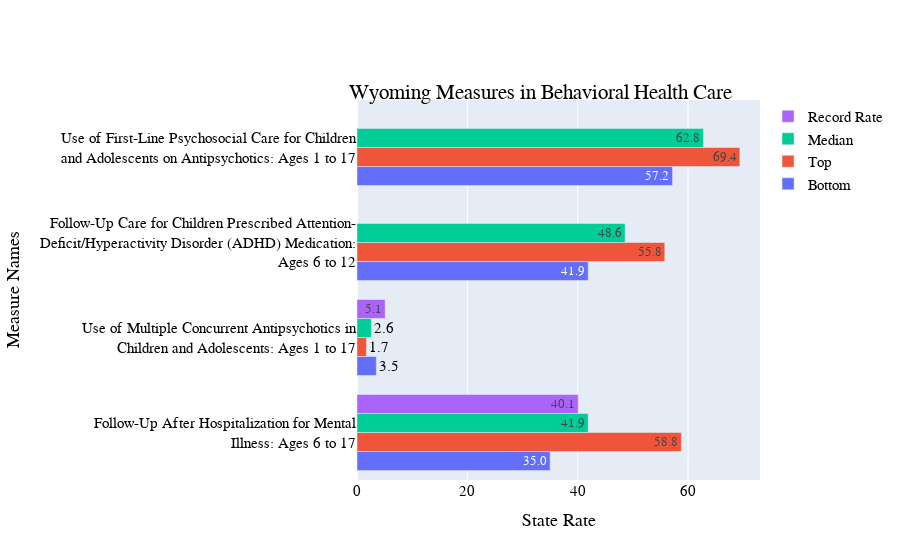
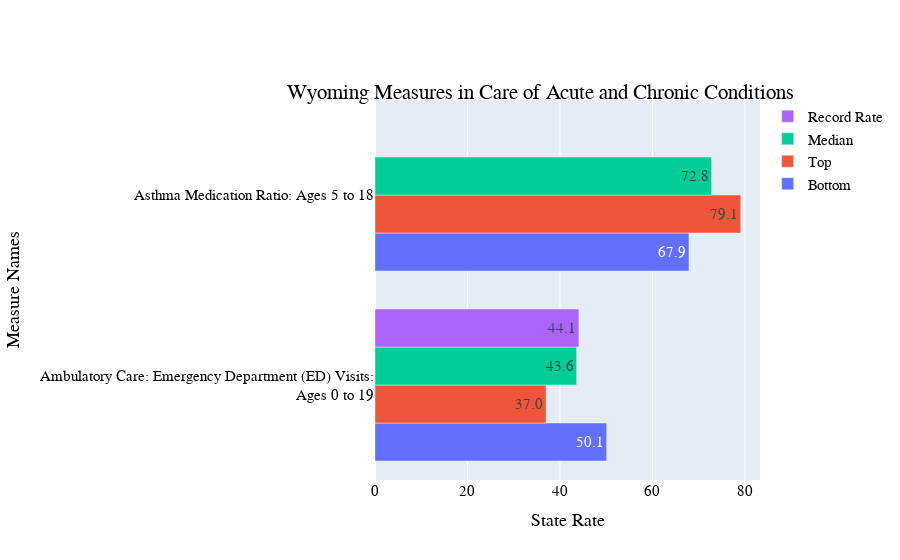
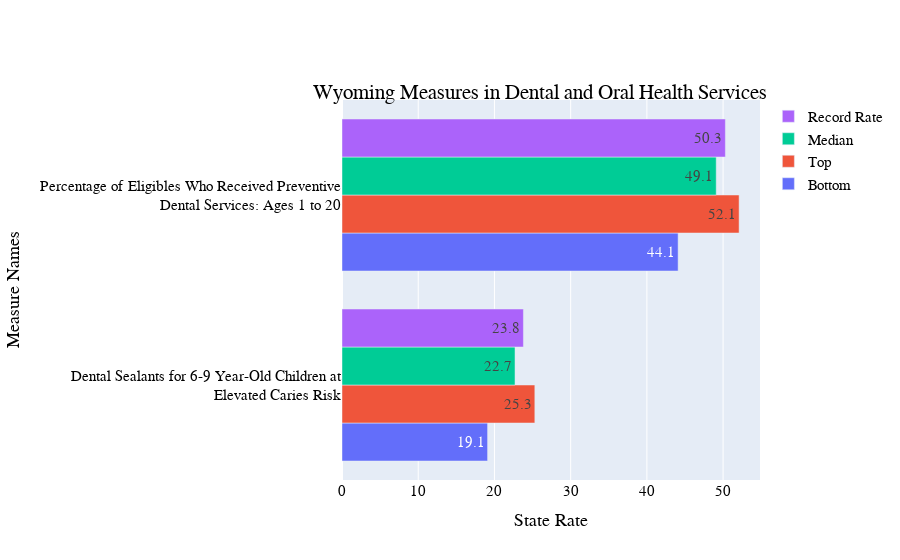
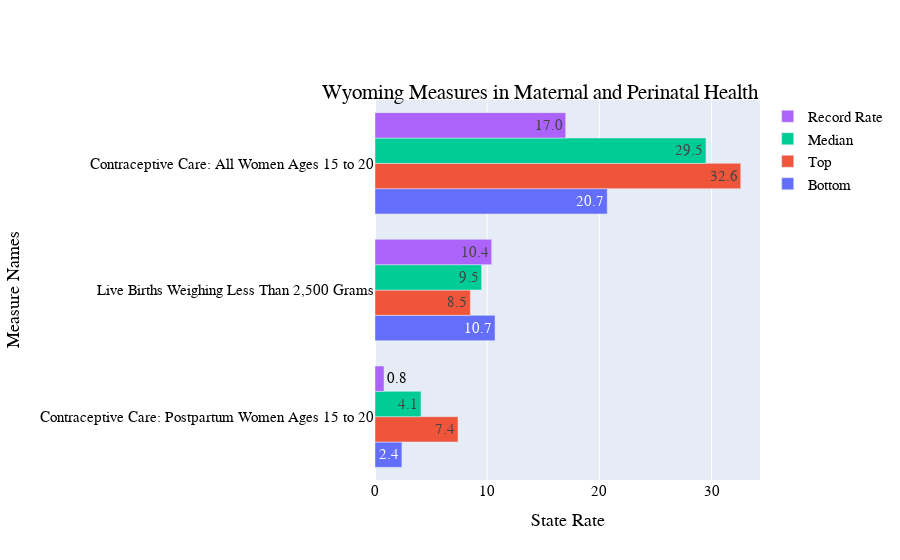

The cell these charts' notebook holds for them, in order:
### Code cell
state_divider(state_temp,Child_data)

### Figure 1 — Plotly figure (JSON) as saved in the notebook; plotly's stock layout.template omitted (floating-point values rounded to 4 significant figures)
{"data": [{"hoverinfo": "skip", "legendrank": 4, "name": "Bottom", "orientation": "h", "text": ["35.0", "3.5", "41.9", "57.2"], "textposition": "auto", "type": "bar", "x": [35, 3.5, 41.9, 57.2], "y": ["Follow-Up After Hospitalization for Mental<br>Illness: Ages 6 to 17", "Use of Multiple Concurrent Antipsychotics in<br>Children and Adolescents: Ages 1 to 17", "Follow-Up Care for Children Prescribed Attention-<br>Deficit/Hyperactivity Disorder (ADHD) Medication:<br>Ages 6 to 12", "Use of First-Line Psychosocial Care for Children<br>and Adolescents on Antipsychotics: Ages 1 to 17"]}, {"hoverinfo": "skip", "legendrank": 3, "name": "Top", "orientation": "h", "text": ["58.8", "1.7", "55.8", "69.4"], "textposition": "auto", "type": "bar", "x": [58.8, 1.7, 55.8, 69.4], "y": ["Follow-Up After Hospitalization for Mental<br>Illness: Ages 6 to 17", "Use of Multiple Concurrent Antipsychotics in<br>Children and Adolescents: Ages 1 to 17", "Follow-Up Care for Children Prescribed Attention-<br>Deficit/Hyperactivity Disorder (ADHD) Medication:<br>Ages 6 to 12", "Use of First-Line Psychosocial Care for Children<br>and Adolescents on Antipsychotics: Ages 1 to 17"]}, {"hoverinfo": "skip", "legendrank": 2, "name": "Median", "orientation": "h", "text": ["41.9", "2.6", "48.6", "62.8"], "textposition": "auto", "type": "bar", "x": [41.9, 2.6, 48.6, 62.8], "y": ["Follow-Up After Hospitalization for Mental<br>Illness: Ages 6 to 17", "Use of Multiple Concurrent Antipsychotics in<br>Children and Adolescents: Ages 1 to 17", "Follow-Up Care for Children Prescribed Attention-<br>Deficit/Hyperactivity Disorder (ADHD) Medication:<br>Ages 6 to 12", "Use of First-Line Psychosocial Care for Children<br>and Adolescents on Antipsychotics: Ages 1 to 17"]}, {"hoverinfo": "text", "hovertext": ["Higher rates are better for this measure_", "Lower rates are better for this measure_", "Higher rates are better for this measure_", "Higher rates are better for this measure_"], "legendrank": 1, "name": "Record Rate", "orientation": "h", "text": ["40.1", "5.1", "NR", "NR"], "textposition": "auto", "type": "bar", "x": ["40.1", "5.1", "NR", "NR"], "y": ["Follow-Up After Hospitalization for Mental<br>Illness: Ages 6 to 17", "Use of Multiple Concurrent Antipsychotics in<br>Children and Adolescents: Ages 1 to 17", "Follow-Up Care for Children Prescribed Attention-<br>Deficit/Hyperactivity Disorder (ADHD) Medication:<br>Ages 6 to 12", "Use of First-Line Psychosocial Care for Children<br>and Adolescents on Antipsychotics: Ages 1 to 17"]}], "layout": {"barmode": "group", "font": {"color": "Black", "family": "Arial", "size": 15}, "title": {"text": "Wyoming Measures in Behavioral Health Care", "x": 0.6, "xanchor": "center", "y": 0.85, "yanchor": "top"}, "xaxis": {"title": {"text": "State Rate"}}, "yaxis": {"scaleanchor": "x", "scaleratio": 100, "title": {"text": "Measure Names"}}}}

### Figure 2 — Plotly figure (JSON) as saved in the notebook; plotly's stock layout.template omitted (floating-point values rounded to 4 significant figures)
{"data": [{"hoverinfo": "skip", "legendrank": 4, "name": "Bottom", "orientation": "h", "text": ["50.1", "67.9"], "textposition": "auto", "type": "bar", "x": [50.1, 67.9], "y": ["Ambulatory Care: Emergency Department (ED) Visits:<br>Ages 0 to 19", "Asthma Medication Ratio: Ages 5 to 18"]}, {"hoverinfo": "skip", "legendrank": 3, "name": "Top", "orientation": "h", "text": ["37.0", "79.1"], "textposition": "auto", "type": "bar", "x": [37, 79.1], "y": ["Ambulatory Care: Emergency Department (ED) Visits:<br>Ages 0 to 19", "Asthma Medication Ratio: Ages 5 to 18"]}, {"hoverinfo": "skip", "legendrank": 2, "name": "Median", "orientation": "h", "text": ["43.6", "72.8"], "textposition": "auto", "type": "bar", "x": [43.6, 72.8], "y": ["Ambulatory Care: Emergency Department (ED) Visits:<br>Ages 0 to 19", "Asthma Medication Ratio: Ages 5 to 18"]}, {"hoverinfo": "text", "hovertext": ["Lower rates are better for this measure_", "Higher rates are better for this measure_"], "legendrank": 1, "name": "Record Rate", "orientation": "h", "text": ["44.1", "NR"], "textposition": "auto", "type": "bar", "x": ["44.1", "NR"], "y": ["Ambulatory Care: Emergency Department (ED) Visits:<br>Ages 0 to 19", "Asthma Medication Ratio: Ages 5 to 18"]}], "layout": {"barmode": "group", "font": {"color": "Black", "family": "Arial", "size": 15}, "title": {"text": "Wyoming Measures in Care of Acute and Chronic Conditions", "x": 0.6, "xanchor": "center", "y": 0.85, "yanchor": "top"}, "xaxis": {"title": {"text": "State Rate"}}, "yaxis": {"scaleanchor": "x", "scaleratio": 100, "title": {"text": "Measure Names"}}}}

### Figure 3 — Plotly figure (JSON) as saved in the notebook; plotly's stock layout.template omitted (floating-point values rounded to 4 significant figures)
{"data": [{"hoverinfo": "skip", "legendrank": 4, "name": "Bottom", "orientation": "h", "text": ["19.1", "44.1"], "textposition": "auto", "type": "bar", "x": [19.1, 44.1], "y": ["Dental Sealants for 6-9 Year-Old Children at<br>Elevated Caries Risk", "Percentage of Eligibles Who Received Preventive<br>Dental Services: Ages 1 to 20"]}, {"hoverinfo": "skip", "legendrank": 3, "name": "Top", "orientation": "h", "text": ["25.3", "52.1"], "textposition": "auto", "type": "bar", "x": [25.3, 52.1], "y": ["Dental Sealants for 6-9 Year-Old Children at<br>Elevated Caries Risk", "Percentage of Eligibles Who Received Preventive<br>Dental Services: Ages 1 to 20"]}, {"hoverinfo": "skip", "legendrank": 2, "name": "Median", "orientation": "h", "text": ["22.7", "49.1"], "textposition": "auto", "type": "bar", "x": [22.7, 49.1], "y": ["Dental Sealants for 6-9 Year-Old Children at<br>Elevated Caries Risk", "Percentage of Eligibles Who Received Preventive<br>Dental Services: Ages 1 to 20"]}, {"hoverinfo": "text", "hovertext": ["Higher rates are better for this measure_", "Higher rates are better for this measure_"], "legendrank": 1, "name": "Record Rate", "orientation": "h", "text": ["23.8", "50.3"], "textposition": "auto", "type": "bar", "x": ["23.8", "50.3"], "y": ["Dental Sealants for 6-9 Year-Old Children at<br>Elevated Caries Risk", "Percentage of Eligibles Who Received Preventive<br>Dental Services: Ages 1 to 20"]}], "layout": {"barmode": "group", "font": {"color": "Black", "family": "Arial", "size": 15}, "title": {"text": "Wyoming Measures in Dental and Oral Health Services", "x": 0.6, "xanchor": "center", "y": 0.85, "yanchor": "top"}, "xaxis": {"title": {"text": "State Rate"}}, "yaxis": {"scaleanchor": "x", "scaleratio": 100, "title": {"text": "Measure Names"}}}}

### Figure 4 — Plotly figure (JSON) as saved in the notebook; plotly's stock layout.template omitted (floating-point values rounded to 4 significant figures)
{"data": [{"hoverinfo": "skip", "legendrank": 4, "name": "Bottom", "orientation": "h", "text": ["2.4", "10.7", "20.7"], "textposition": "auto", "type": "bar", "x": [2.4, 10.7, 20.7], "y": ["Contraceptive Care: Postpartum Women Ages 15 to 20", "Live Births Weighing Less Than 2,500 Grams", "Contraceptive Care: All Women Ages 15 to 20"]}, {"hoverinfo": "skip", "legendrank": 3, "name": "Top", "orientation": "h", "text": ["7.4", "8.5", "32.6"], "textposition": "auto", "type": "bar", "x": [7.4, 8.5, 32.6], "y": ["Contraceptive Care: Postpartum Women Ages 15 to 20", "Live Births Weighing Less Than 2,500 Grams", "Contraceptive Care: All Women Ages 15 to 20"]}, {"hoverinfo": "skip", "legendrank": 2, "name": "Median", "orientation": "h", "text": ["4.1", "9.5", "29.5"], "textposition": "auto", "type": "bar", "x": [4.1, 9.5, 29.5], "y": ["Contraceptive Care: Postpartum Women Ages 15 to 20", "Live Births Weighing Less Than 2,500 Grams", "Contraceptive Care: All Women Ages 15 to 20"]}, {"hoverinfo": "text", "hovertext": ["Higher rates are better for this measure_", "Lower rates are better for this measure_", "Higher rates are better for this measure_"], "legendrank": 1, "name": "Record Rate", "orientation": "h", "text": ["0.8", "10.4", "17.0"], "textposition": "auto", "type": "bar", "x": ["0.8", "10.4", "17.0"], "y": ["Contraceptive Care: Postpartum Women Ages 15 to 20", "Live Births Weighing Less Than 2,500 Grams", "Contraceptive Care: All Women Ages 15 to 20"]}], "layout": {"barmode": "group", "font": {"color": "Black", "family": "Arial", "size": 15}, "title": {"text": "Wyoming Measures in Maternal and Perinatal Health", "x": 0.6, "xanchor": "center", "y": 0.85, "yanchor": "top"}, "xaxis": {"title": {"text": "State Rate"}}, "yaxis": {"scaleanchor": "x", "scaleratio": 100, "title": {"text": "Measure Names"}}}}
